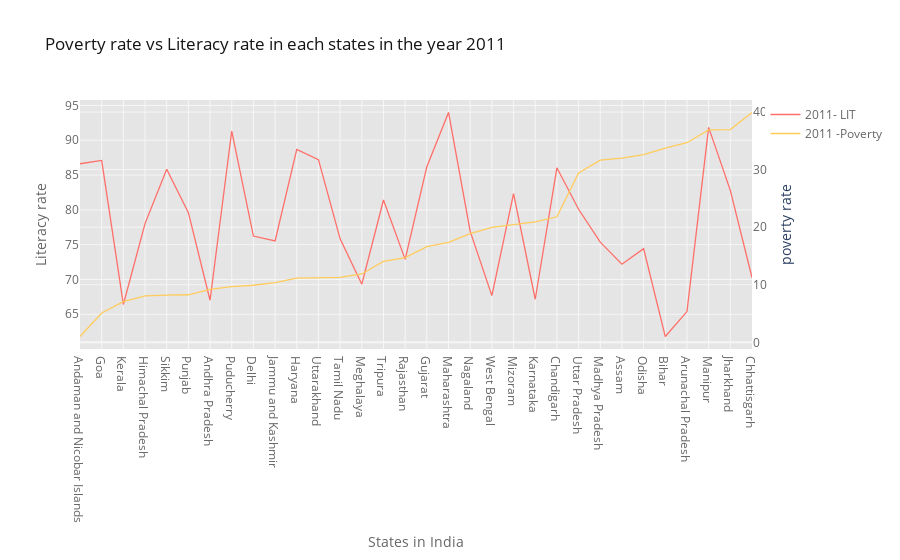

Write notebook code for a chart like this one.
### Code cell
pov_lit_rate_2011 = df1[['States_Union Territories','2011 -Poverty','2011- LIT']]
        

pov_lit_rate_2011.sort_values(by='2011 -Poverty').iplot(kind='line',x='States_Union Territories',y='2011- LIT',secondary_y='2011 -Poverty',secondary_y_title='poverty rate',
                        colors=['#ff6f69','#ffcc5c'],title='Poverty rate vs Literacy rate in each states in the year 2011',
                        yTitle='Literacy rate',xTitle='States in India')

### Figure 1 — Plotly figure (JSON) as saved in the notebook; plotly's stock layout.template omitted (floating-point values rounded to 4 significant figures)
{"data": [{"line": {"color": "rgba(255, 111, 105, 1.0)", "dash": "solid", "shape": "linear", "width": 1.3}, "mode": "lines", "name": "2011- LIT", "text": "", "type": "scatter", "x": ["Andaman and Nicobar Islands", "Goa", "Kerala", "Himachal Pradesh", "Sikkim", "Punjab", "Andhra Pradesh", "Puducherry", "Delhi", "Jammu and Kashmir", "Haryana", "Uttarakhand", "Tamil Nadu", "Meghalaya", "Tripura", "Rajasthan", "Gujarat", "Maharashtra", "Nagaland", "West Bengal", "Mizoram", "Karnataka", "Chandigarh", "Uttar Pradesh", "Madhya Pradesh", "Assam", "Odisha", "Bihar", "Arunachal Pradesh", "Manipur", "Jharkhand", "Chhattisgarh"], "y": [86.63, 87.1, 66.41, 78.03, 85.85, 79.6, 67.02, 91.33, 76.24, 75.55, 88.7, 87.22, 75.84, 69.32, 81.42, 72.89, 86.21, 94, 76.9, 67.68, 82.34, 67.16, 86.05, 80.09, 75.37, 72.19, 74.43, 61.8, 65.39, 91.85, 82.8, 70.28]}, {"line": {"color": "rgba(255, 204, 92, 1.0)", "dash": "solid", "shape": "linear", "width": 1.3}, "mode": "lines", "name": "2011 -Poverty", "text": "", "type": "scatter", "x": ["Andaman and Nicobar Islands", "Goa", "Kerala", "Himachal Pradesh", "Sikkim", "Punjab", "Andhra Pradesh", "Puducherry", "Delhi", "Jammu and Kashmir", "Haryana", "Uttarakhand", "Tamil Nadu", "Meghalaya", "Tripura", "Rajasthan", "Gujarat", "Maharashtra", "Nagaland", "West Bengal", "Mizoram", "Karnataka", "Chandigarh", "Uttar Pradesh", "Madhya Pradesh", "Assam", "Odisha", "Bihar", "Arunachal Pradesh", "Manipur", "Jharkhand", "Chhattisgarh"], "xaxis": "x", "y": [1, 5.09, 7.05, 8.06, 8.19, 8.26, 9.2, 9.69, 9.91, 10.35, 11.16, 11.26, 11.28, 11.87, 14.05, 14.71, 16.63, 17.35, 18.88, 19.98, 20.4, 20.91, 21.81, 29.43, 31.65, 31.98, 32.59, 33.74, 34.67, 36.89, 36.96, 39.93], "yaxis": "y2"}], "layout": {"legend": {"bgcolor": "#FFFFFF", "font": {"color": "#666666"}}, "paper_bgcolor": "#FFFFFF", "plot_bgcolor": "#E5E5E5", "title": {"font": {"color": "#151516"}, "text": "Poverty rate vs Literacy rate in each states in the year 2011"}, "xaxis": {"gridcolor": "#F6F6F6", "showgrid": true, "tickfont": {"color": "#666666"}, "title": {"font": {"color": "#666666"}, "text": "States in India"}, "zerolinecolor": "#F6F6F6"}, "yaxis": {"gridcolor": "#F6F6F6", "showgrid": true, "tickfont": {"color": "#666666"}, "title": {"font": {"color": "#666666"}, "text": "Literacy rate"}, "zerolinecolor": "#F6F6F6"}, "yaxis2": {"anchor": "x", "gridcolor": "#F6F6F6", "overlaying": "y", "showgrid": true, "side": "right", "tickfont": {"color": "#666666"}, "title": {"text": "poverty rate"}, "zerolinecolor": "#F6F6F6"}}}
